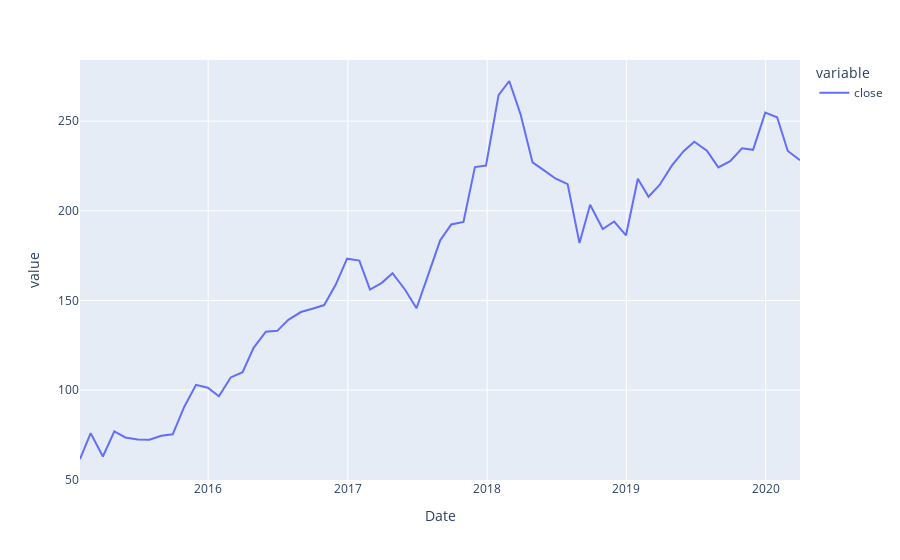

This figure's notebook cell:
### Code cell
df.loc['SBER', 'close'].resample('BM').apply(lambda x: x[-1]).plot()
